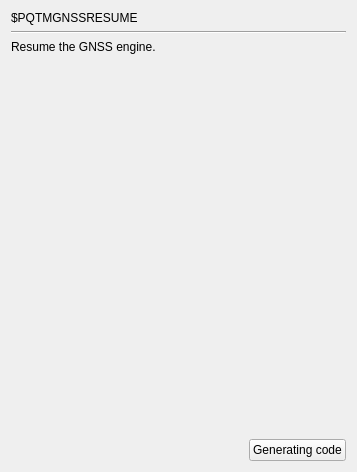
     <widget class="QWidget" name="page_PQTMGNSSRESUME">
      <layout class="QGridLayout" name="gridLayout_30">
       <item row="3" column="1">
        <spacer name="verticalSpacer_127">
         <property name="orientation">
          <enum>Qt::Vertical</enum>
         </property>
         <property name="sizeHint" stdset="0">
          <size>
           <width>20</width>
           <height>379</height>
          </size>
         </property>
        </spacer>
       </item>
       <item row="4" column="0">
        <spacer name="horizontalSpacer">
         <property name="orientation">
          <enum>Qt::Horizontal</enum>
         </property>
         <property name="sizeHint" stdset="0">
          <size>
           <width>232</width>
           <height>20</height>
          </size>
         </property>
        </spacer>
       </item>
       <item row="4" column="1">
        <widget class="QPushButton" name="GC_PQTMGNSSRESUME">
         <property name="text">
          <string>Generating code</string>
         </property>
        </widget>
       </item>
       <item row="1" column="0" colspan="2">
        <widget class="Line" name="line">
         <property name="orientation">
          <enum>Qt::Horizontal</enum>
         </property>
        </widget>
       </item>
       <item row="0" column="0">
        <widget class="QLabel" name="label_5">
         <property name="text">
          <string>$PQTMGNSSRESUME</string>
         </property>
        </widget>
       </item>
       <item row="2" column="0" colspan="2">
        <widget class="QLabel" name="label_6">
         <property name="text">
          <string>Resume the GNSS engine.</string>
         </property>
        </widget>
       </item>
      </layout>
     </widget>
